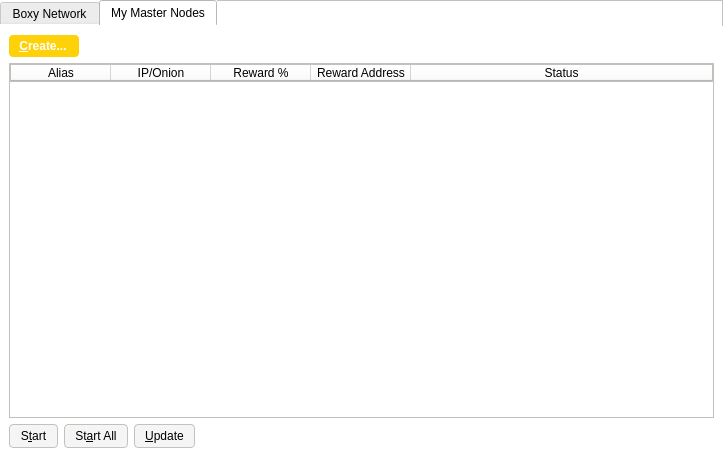
<?xml version="1.0" encoding="UTF-8"?>
<ui version="4.0">
 <class>MasternodeManager</class>
 <widget class="QWidget" name="MasternodeManager">
  <property name="geometry">
   <rect>
    <x>0</x>
    <y>0</y>
    <width>723</width>
    <height>457</height>
   </rect>
  </property>
  <property name="windowTitle">
   <string>Form</string>
  </property>
  <property name="styleSheet">
   <string notr="true">background-color: rgb(255, 255, 255);
border: 1px solid #c4c1bd;</string>
  </property>
  <layout class="QVBoxLayout" name="topLayout">
   <property name="leftMargin">
    <number>0</number>
   </property>
   <property name="topMargin">
    <number>0</number>
   </property>
   <property name="rightMargin">
    <number>0</number>
   </property>
   <property name="bottomMargin">
    <number>0</number>
   </property>
   <item>
    <layout class="QVBoxLayout" name="verticalLayout">
     <property name="bottomMargin">
      <number>0</number>
     </property>
     <item>
      <widget class="QTabWidget" name="tabWidget">
       <property name="styleSheet">
        <string notr="true">border: 0;</string>
       </property>
       <property name="currentIndex">
        <number>1</number>
       </property>
       <widget class="QWidget" name="tab">
        <attribute name="title">
         <string>Boxy Network</string>
        </attribute>
        <layout class="QGridLayout" name="gridLayout">
         <item row="1" column="0">
          <widget class="QTableWidget" name="tableWidgetMasternodes">
           <property name="styleSheet">
            <string notr="true">border: 1px solid #c4c1bd;</string>
           </property>
           <property name="editTriggers">
            <set>QAbstractItemView::NoEditTriggers</set>
           </property>
           <property name="alternatingRowColors">
            <bool>true</bool>
           </property>
           <property name="selectionBehavior">
            <enum>QAbstractItemView::SelectRows</enum>
           </property>
           <property name="sortingEnabled">
            <bool>true</bool>
           </property>
           <attribute name="horizontalHeaderStretchLastSection">
            <bool>true</bool>
           </attribute>
           <column>
            <property name="text">
             <string>Address</string>
            </property>
           </column>
           <column>
            <property name="text">
             <string>Protocol</string>
            </property>
           </column>
           <column>
            <property name="text">
             <string>Active</string>
            </property>
           </column>
           <column>
            <property name="text">
             <string>Active (secs)</string>
            </property>
           </column>
           <column>
            <property name="text">
             <string>Last Seen</string>
            </property>
           </column>
           <column>
            <property name="text">
             <string>Pubkey</string>
            </property>
           </column>
          </widget>
         </item>
         <item row="0" column="0">
          <layout class="QHBoxLayout" name="horizontalLayout_3">
           <property name="bottomMargin">
            <number>0</number>
           </property>
           <item>
            <widget class="QLabel" name="label_2">
             <property name="styleSheet">
              <string notr="true">border: 0;</string>
             </property>
             <property name="text">
              <string>Boxy Node Count:</string>
             </property>
            </widget>
           </item>
           <item>
            <widget class="QLabel" name="countLabel">
             <property name="styleSheet">
              <string notr="true">border: 0;</string>
             </property>
             <property name="text">
              <string>0</string>
             </property>
            </widget>
           </item>
           <item>
            <spacer name="horizontalSpacer_3">
             <property name="orientation">
              <enum>Qt::Horizontal</enum>
             </property>
             <property name="sizeHint" stdset="0">
              <size>
               <width>40</width>
               <height>20</height>
              </size>
             </property>
            </spacer>
           </item>
          </layout>
         </item>
        </layout>
       </widget>
       <widget class="QWidget" name="tab_2">
        <attribute name="title">
         <string>My Master Nodes</string>
        </attribute>
        <layout class="QGridLayout" name="gridLayout_2">
         <item row="0" column="0">
          <layout class="QVBoxLayout" name="verticalLayout_2">
           <property name="bottomMargin">
            <number>0</number>
           </property>
           <item>
            <layout class="QHBoxLayout" name="horizontalLayout">
             <item>
              <widget class="QPushButton" name="createButton">
               <property name="styleSheet">
                <string notr="true">background-color: rgb(254, 209, 8);
color: rgb(255, 255, 255);
border-radius: 4px;
border-color:  rgb(254, 209, 8);
font-weight: 600;
padding: 4px;
padding-left: 10px;
padding-right: 12px;
icon-size: 0;</string>
               </property>
               <property name="text">
                <string>&amp;Create...</string>
               </property>
              </widget>
             </item>
             <item>
              <spacer name="horizontalSpacer">
               <property name="orientation">
                <enum>Qt::Horizontal</enum>
               </property>
               <property name="sizeHint" stdset="0">
                <size>
                 <width>40</width>
                 <height>20</height>
                </size>
               </property>
              </spacer>
             </item>
            </layout>
           </item>
           <item>
            <widget class="QTableWidget" name="tableWidget_2">
             <property name="minimumSize">
              <size>
               <width>695</width>
               <height>0</height>
              </size>
             </property>
             <property name="styleSheet">
              <string notr="true">border: 1px solid #c4c1bd;</string>
             </property>
             <property name="editTriggers">
              <set>QAbstractItemView::NoEditTriggers</set>
             </property>
             <property name="alternatingRowColors">
              <bool>true</bool>
             </property>
             <property name="selectionMode">
              <enum>QAbstractItemView::SingleSelection</enum>
             </property>
             <property name="selectionBehavior">
              <enum>QAbstractItemView::SelectRows</enum>
             </property>
             <attribute name="horizontalHeaderStretchLastSection">
              <bool>true</bool>
             </attribute>
             <column>
              <property name="text">
               <string>Alias</string>
              </property>
             </column>
             <column>
              <property name="text">
               <string>IP/Onion</string>
              </property>
             </column>
             <column>
              <property name="text">
               <string>Reward %</string>
              </property>
             </column>
             <column>
              <property name="text">
               <string>Reward Address</string>
              </property>
             </column>
             <column>
              <property name="text">
               <string>Status</string>
              </property>
             </column>
            </widget>
           </item>
           <item>
            <layout class="QHBoxLayout" name="horizontalLayout_5">
             <property name="bottomMargin">
              <number>0</number>
             </property>
             <item>
              <widget class="QPushButton" name="startButton">
               <property name="styleSheet">
                <string notr="true">background-color: rgb(245, 245, 245);
border-radius: 4px;
border: 1px solid #c4c1bd;
font-weight: 400;
padding: 4px;
padding-left: 10px;
padding-right: 10px;</string>
               </property>
               <property name="text">
                <string>S&amp;tart</string>
               </property>
              </widget>
             </item>
             <item>
              <widget class="QPushButton" name="startAllButton">
               <property name="styleSheet">
                <string notr="true">background-color: rgb(245, 245, 245);
border-radius: 4px;
border: 1px solid #c4c1bd;
font-weight: 400;
padding: 4px;
padding-left: 10px;
padding-right: 10px;</string>
               </property>
               <property name="text">
                <string>St&amp;art All</string>
               </property>
              </widget>
             </item>
             <item>
              <widget class="QPushButton" name="UpdateButton">
               <property name="styleSheet">
                <string notr="true">background-color: rgb(245, 245, 245);
border-radius: 4px;
border: 1px solid #c4c1bd;
font-weight: 400;
padding: 4px;
padding-left: 10px;
padding-right: 10px;</string>
               </property>
               <property name="text">
                <string>&amp;Update</string>
               </property>
              </widget>
             </item>
             <item>
              <spacer name="horizontalSpacer_5">
               <property name="orientation">
                <enum>Qt::Horizontal</enum>
               </property>
               <property name="sizeHint" stdset="0">
                <size>
                 <width>40</width>
                 <height>20</height>
                </size>
               </property>
              </spacer>
             </item>
            </layout>
           </item>
          </layout>
         </item>
        </layout>
       </widget>
      </widget>
     </item>
    </layout>
   </item>
  </layout>
 </widget>
 <resources/>
 <connections/>
</ui>
